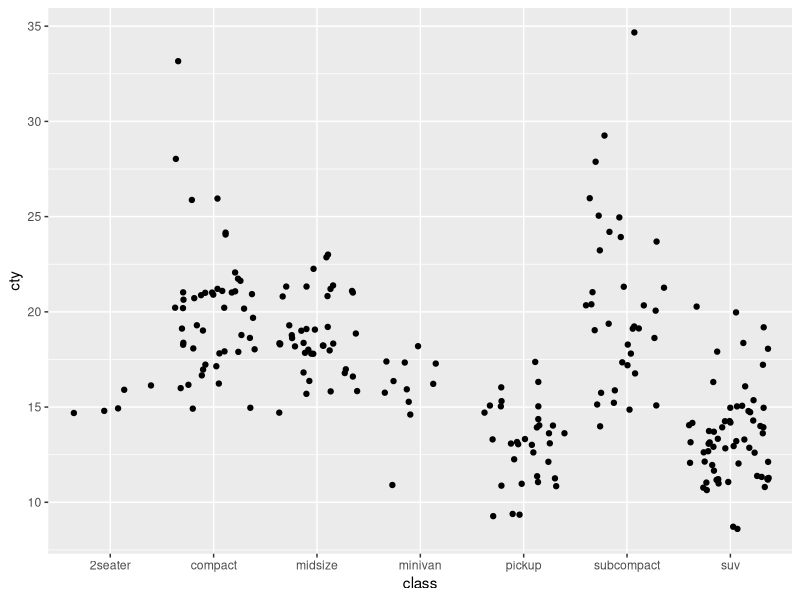

Write the R code that produced this figure.
## ---- chunk 1
knitr::opts_chunk$set(echo = TRUE)
library(tidyverse) 
## ---- chunk 2
ggplot(data = mpg, aes(x = class, y = cty)) +
	geom_jitter()
